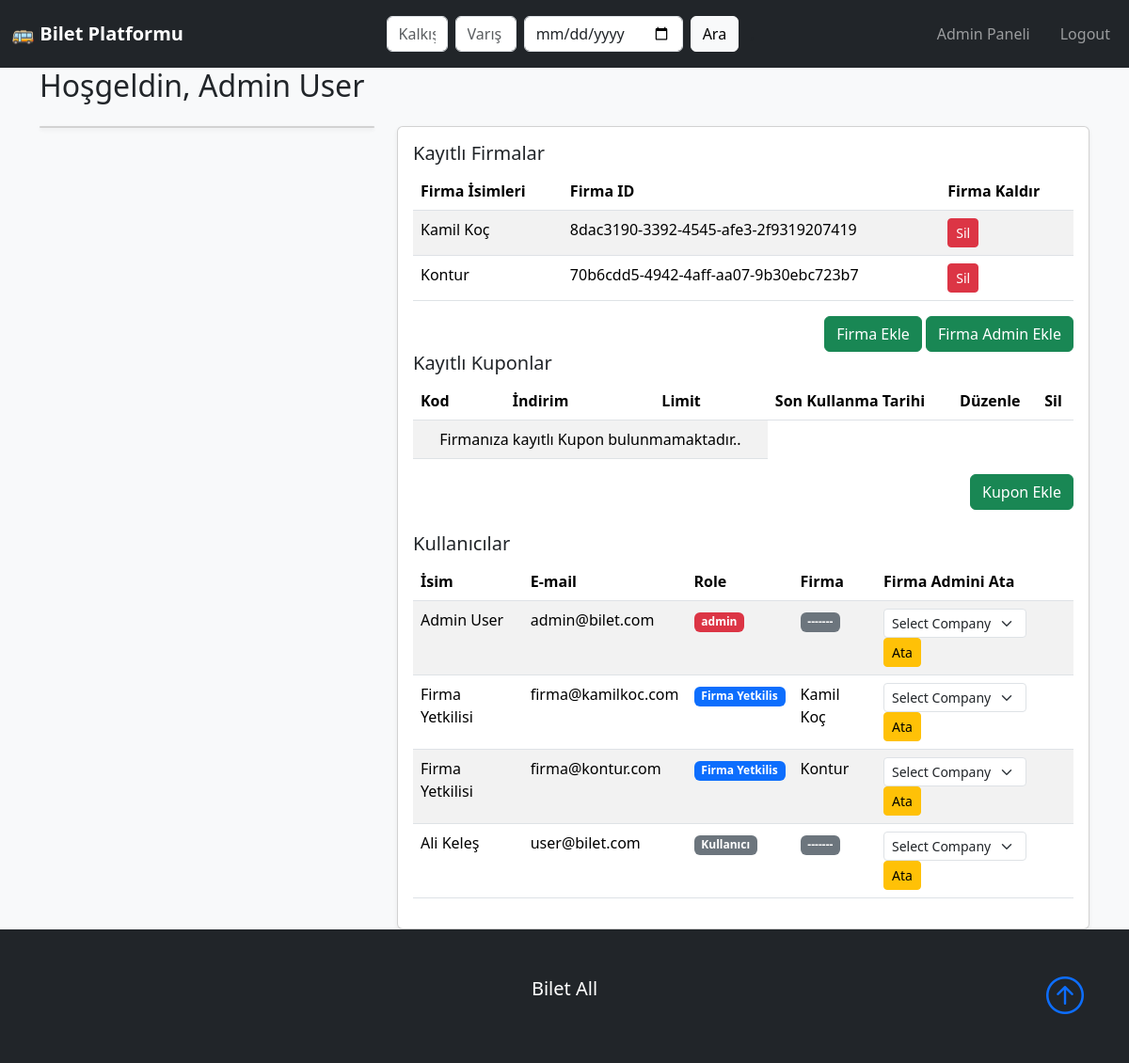
Screenshot of /admin_panel.php (signed in) with the database file from the repository.
### tables this page shows
CREATE TABLE Bus_Company (
    id TEXT PRIMARY KEY,                          -- UUID
    name TEXT UNIQUE NOT NULL,
    logo_path TEXT,
    created_at TIMESTAMP DEFAULT CURRENT_TIMESTAMP
);

CREATE TABLE User (
    id TEXT PRIMARY KEY,                         -- UUID
    full_name TEXT NOT NULL,
    email TEXT UNIQUE NOT NULL,
    role TEXT CHECK(role IN ('user', 'company', 'admin')) NOT NULL DEFAULT 'user',
    password TEXT NOT NULL,
    company_id TEXT,                              -- Nullable FK (only for company users)
    balance REAL DEFAULT 800,
    created_at TIMESTAMP DEFAULT CURRENT_TIMESTAMP,
    FOREIGN KEY (company_id) REFERENCES Bus_Company(id)
);

### src/auth.php (called while the page is built, shortened)
<?php
require_once __DIR__ . '/db_connect.php';
include_once __DIR__ . '/../src/helper.php';
function isAdmin()
{
    return isset($_SESSION['role']) && $_SESSION['role'] === 'admin';
}
?>

### src/helper.php (called while the page is built, shortened)
<?php
require_once __DIR__ . '/../src/auth.php';
function get_companies() {
    global $db;
    $stmt = $db->prepare('SELECT id, name FROM Bus_Company ORDER BY created_at DESC');
    $stmt->execute();
    return $stmt->fetchAll(PDO::FETCH_ASSOC);
}
function get_users() {
    global $db;
    $stmt = $db->prepare('SELECT U.*, B.name AS company_name
        FROM User U
        LEFT JOIN Bus_Company B ON U.company_id = B.id
        ORDER BY U.role ASC');
    $stmt->execute();
    return $stmt->fetchAll(PDO::FETCH_ASSOC);
}
?>

### public/admin_panel.php (the view, shortened to what this page needs)
<?php
require_once __DIR__ . '/../src/auth.php';
require_once __DIR__ .'/../src/helper.php';
include 'header.php';
$full_name = $_SESSION['full_name'] ?? '';
$companies = get_companies();
$coupons = get_admin_coupons();
$users = get_users();
?>
<div class="main-content">
  <div class="container">
  <h2 class="mb-4">Hoşgeldin, <?= htmlspecialchars($full_name) ?></h2>
    <div class="row g-4">
      <div class="col-md-4">
        <div class="card text-center shadow-sm">
        </div>
      </div>
      <div class="col-md-8">
        <div class="card shadow-sm">
          <div class="card-body">
            <h5 class="card-title">Kayıtlı Firmalar</h5>
            <table class="table table-striped">
              <thead>
                <tr>
                  <th>Firma İsimleri</th>
                  <th>Firma ID</th>
                  <th>Firma Kaldır</th>
                </tr>
              </thead>
              <tbody>
                <?php if (empty($companies)): ?>
                  <tr><td colspan="3" class="text-center">Kayıtlı Firma Bulunamadı..</td></tr>
                <?php else: ?>
                  <?php foreach ($companies as $company): ?>
                    <tr>
                      <td><?= htmlspecialchars($company['name']) ?>
                      <td><?= htmlspecialchars($company['id']) ?>
                      <td>
                        <form action="cancel_company.php" method="POST" style="display:inline;">
                            <button type="submit" class="btn btn-danger btn-sm">Sil</button>
                        </form>
                      </td>
                    </tr>
                  <?php endforeach; ?>
                <?php endif; ?>
              </tbody>
            </table>
            <div class="mt-3 text-end">
              <a href="add_company.php" class="btn btn-success">Firma Ekle</a>
              <form action="add_company_admin.php" method="POST" style="display:inline;">
                <button type="submit" class="btn btn-success">Firma Admin Ekle</button>
              </form>
            </div>
            <h5 class="card-title">Kayıtlı Kuponlar</h5>
            <table class="table table-striped">
              <thead>
                <tr>
                  <th>Kod</th>
                  <th>İndirim</th>
                  <th>Limit</th>
                  <th>Son Kullanma Tarihi</th>
                  <th>Düzenle</th>
                  <th>Sil</th>
                </tr>
              </thead>
              <tbody>
                <?php if (empty($coupons)): ?>
                  <tr><td colspan="3" class="text-center">Firmanıza kayıtlı Kupon bulunmamaktadır..</td></tr>
                <?php endif; ?>
              </tbody>
            </table>
            <div class="mt-3 text-end">
              <form action="add_coupon.php" method="POST" style="display:inline;">
                <button type="submit" class="btn btn-success btn">Kupon Ekle</button>
              </form>
            </div>
            <h5 class="card-title mt-4">Kullanıcılar</h5>
            <table class="table table-striped">
              <thead>
                <tr>
                  <th>İsim</th>
                  <th>E-mail</th>
                  <th>Role</th>
                  <th>Firma</th>
                  <th>Firma Admini Ata</th>
                </tr>
              </thead>
              <tbody>
                <?php if (empty($users)): ?>
                  <tr><td colspan="3" class="text-center">Kayıtlı kullanıcı bulunamadı.</td></tr>
                <?php else: ?>
                  <?php foreach ($users as $user): ?>
                    <tr>
                      <td><?= htmlspecialchars($user['full_name']) ?></td>
                      <td><?= htmlspecialchars($user['email']) ?></td>
                      <td>
                        <?php if ($user['role'] === 'user'): ?>
                          <span class="badge bg-secondary">Kullanıcı</span>
                        <?php elseif ($user['role'] === 'company'): ?>
                          <span class="badge bg-primary">Firma Yetkilis</span>
                        <?php elseif ($user['role'] === 'admin'): ?>
                          <span class="badge bg-danger">admin</span>
                        <?php endif; ?>
                      </td>
                      <td>
                        <?php if (!($user['company_id'] == NULL)): ?>
                          <?= htmlspecialchars($user['company_name']) ?>
                        <?php else: ?>
                          <span class="badge bg-secondary">-------</span>
                        <?php endif; ?>
                      </td>
                      <td>
                        <form action="company_admin_set.php" method="POST" style="display:inline;">
                          <select name="company_id" class="form-select form-select-sm d-inline-block w-auto" required>
                              <option value="">Select Company</option>
                          </select>
                          <button type="submit" class="btn btn-warning btn-sm">Ata</button>
                        </form>
                      </td>
                    </tr>
                  <?php endforeach; ?>
                <?php endif; ?>
              </tbody>
            </table>
          </div>
        </div>
      </div>
    </div>
  </div>
</div>
<?php include 'footer.php'; ?>

### public/header.php (shortened to what this page needs)
<?php
require_once __DIR__ . '/../src/auth.php';
?>
<!DOCTYPE html>
<html lang="tr">
  <head>
    <link href="https://cdn.jsdelivr.net/npm/bootstrap@5.3.3/dist/css/bootstrap.min.css" rel="stylesheet">
    <link href="view/css/style.css" rel="stylesheet">
  </head>
  <body class="bg-light">
    <nav id="mainNavbar" class="navbar navbar-expand-lg bg-dark navbar-dark py-3">
      <div class="container">
        <div class="d-flex w-100 align-items-center justify-content-between flex-wrap">
          <a class="navbar-brand fw-bold" href="index.php">🚌 Bilet Platformu</a>
        </div>
      </div>
      <div class="container">
          <div class="flex-grow-1 d-flex justify-content-center order-3 order-lg-2 my-2 my-lg-0">
            <form class="d-flex w-100" style="max-width:500px;" method="GET" action="searchresults.php">
              <input class="form-control me-2" type="text" name="from" placeholder="Kalkış" required>
              <input class="form-control me-2" type="text" name="to" placeholder="Varış" required>
              <input class="form-control me-2" type="date" name="date" required>
              <button class="btn btn-light" type="submit">Ara</button>
            </form>
          </div>
      </div>,
      <div class="container">
            <div class="collapse navbar-collapse" id="navmenu">
              <ul class="navbar-nav ms-auto mb-2 mb-lg-0">
                <?php if (isset($_SESSION['user_id'])): ?>
                  <?php if (isAdmin()): ?>
                    <li class="nav-item me-3"><a class="nav-link" href="admin_panel.php">Admin Paneli</a></li>
                    <li class="nav-item"><a class="nav-link" href="logout.php">Logout</a></li>
                  <?php elseif (isCompany()): ?>
                    <li class="nav-item me-3"><a class="nav-link" href="company_panel.php">Firma Paneli</a></li>
                    <li class="nav-item"><a class="nav-link" href="logout.php">Logout</a></li>
                  <?php else: ?>
                    <li class="nav-item me-3"><a class="nav-link" href="dashboard.php">Dashboard</a></li>
                    <li class="nav-item"><a class="nav-link" href="logout.php">Logout</a></li>
                  <?php endif; ?>
                <?php else: ?>
                  <li class="nav-item me-3"><a class="nav-link" href="login.php">Login</a></li>
                  <li class="nav-item"><a class="nav-link" href="register.php">Register</a></li>
                <?php endif; ?>
              </ul>
            </div>
          </div>
    </nav>
  </body>
</html>

### public/footer.php (shortened to what this page needs)
<html>
  <head>
    <link
      href="https://cdn.jsdelivr.net/npm/bootstrap@5.3.3/dist/css/bootstrap.min.css"
      rel="stylesheet">
    <link
      rel="stylesheet"
      href="https://cdn.jsdelivr.net/npm/bootstrap-icons@1.3.0/font/bootstrap-icons.css"
    />
    <link href="view/css/style.css" rel="stylesheet">
  </head>
  <body>
    <footer class="p-5 bg-dark text-white text-center position-relative">
      <div class="container">
        <p class="lead">Bilet All</p>
        <a href="#" class="position-absolute bottom-0 end-0 p-5">
          <i class="bi bi-arrow-up-circle h1"></i>
        </a>
      </div>
    </footer>
  </body>
</html>

### public/view/css/style.css (style rules this page uses)
html, body { height: 100%; }
body { display: flex; flex-direction: column; min-height: 100vh; }
.main-content { flex: 1; }
footer { background-color: #f8f9fa; padding: 20px 0; text-align: center; margin-top: auto; }

### rows the page displays
bus_company: name "Kamil Koç", id "8dac3190-3392-4545-afe3-2f9319207419"
bus_company: name "Kontur", id "70b6cdd5-4942-4aff-aa07-9b30ebc723b7"
user: full_name "Admin User", email "admin@bilet.com", role "admin"
user: full_name "Firma Yetkilisi", email "firma@kamilkoc.com", role "Firma Yetkilis", company.name "Kamil Koç"
user: full_name "Firma Yetkilisi", email "firma@kontur.com", role "Firma Yetkilis", company.name "Kontur"
user: full_name "Ali Keleş", email "user@bilet.com", role "Kullanıcı"

### other values shown
$full_name "Admin User"
